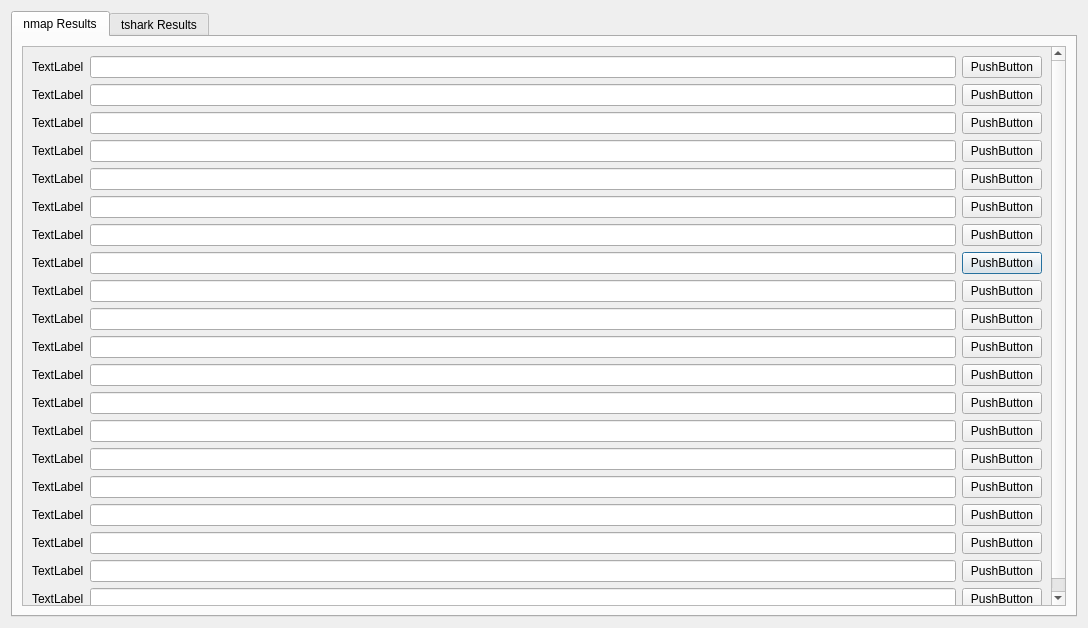
<?xml version="1.0" encoding="UTF-8"?>
<ui version="4.0">
 <class>results</class>
 <widget class="QDialog" name="results">
  <property name="geometry">
   <rect>
    <x>0</x>
    <y>0</y>
    <width>1088</width>
    <height>628</height>
   </rect>
  </property>
  <property name="windowTitle">
   <string>Dialog</string>
  </property>
  <layout class="QGridLayout" name="gridLayout">
   <item row="0" column="0">
    <widget class="QTabWidget" name="tabWidget">
     <property name="currentIndex">
      <number>0</number>
     </property>
     <widget class="QWidget" name="nmap">
      <attribute name="title">
       <string>nmap Results</string>
      </attribute>
      <layout class="QGridLayout" name="gridLayout_3">
       <item row="0" column="1">
        <widget class="QScrollArea" name="scrollArea">
         <property name="widgetResizable">
          <bool>true</bool>
         </property>
         <widget class="QWidget" name="scrollAreaWidgetContents">
          <property name="geometry">
           <rect>
            <x>0</x>
            <y>0</y>
            <width>1027</width>
            <height>592</height>
           </rect>
          </property>
          <layout class="QGridLayout" name="gridLayout_4">
           <item row="0" column="0">
            <widget class="QLabel" name="label_0">
             <property name="text">
              <string>TextLabel</string>
             </property>
            </widget>
           </item>
           <item row="14" column="0">
            <widget class="QLabel" name="label_13">
             <property name="text">
              <string>TextLabel</string>
             </property>
            </widget>
           </item>
           <item row="8" column="1">
            <widget class="QLineEdit" name="lineEdit_7"/>
           </item>
           <item row="6" column="1">
            <widget class="QLineEdit" name="lineEdit_6"/>
           </item>
           <item row="14" column="1">
            <widget class="QLineEdit" name="lineEdit_13"/>
           </item>
           <item row="9" column="2">
            <widget class="QPushButton" name="pushButton_8">
             <property name="text">
              <string>PushButton</string>
             </property>
            </widget>
           </item>
           <item row="1" column="1">
            <widget class="QLineEdit" name="lineEdit_2"/>
           </item>
           <item row="9" column="0">
            <widget class="QLabel" name="label_8">
             <property name="text">
              <string>TextLabel</string>
             </property>
            </widget>
           </item>
           <item row="3" column="0">
            <widget class="QLabel" name="label_4">
             <property name="text">
              <string>TextLabel</string>
             </property>
            </widget>
           </item>
           <item row="20" column="1">
            <widget class="QLineEdit" name="lineEdit_19"/>
           </item>
           <item row="2" column="2">
            <widget class="QPushButton" name="pushButton_3">
             <property name="text">
              <string>PushButton</string>
             </property>
            </widget>
           </item>
           <item row="16" column="0">
            <widget class="QLabel" name="label_15">
             <property name="text">
              <string>TextLabel</string>
             </property>
            </widget>
           </item>
           <item row="11" column="0">
            <widget class="QLabel" name="label_10">
             <property name="text">
              <string>TextLabel</string>
             </property>
            </widget>
           </item>
           <item row="1" column="0">
            <widget class="QLabel" name="label_2">
             <property name="text">
              <string>TextLabel</string>
             </property>
            </widget>
           </item>
           <item row="18" column="0">
            <widget class="QLabel" name="label_17">
             <property name="text">
              <string>TextLabel</string>
             </property>
            </widget>
           </item>
           <item row="16" column="1">
            <widget class="QLineEdit" name="lineEdit_15"/>
           </item>
           <item row="3" column="2">
            <widget class="QPushButton" name="pushButton_4">
             <property name="text">
              <string>PushButton</string>
             </property>
            </widget>
           </item>
           <item row="9" column="1">
            <widget class="QLineEdit" name="lineEdit_8"/>
           </item>
           <item row="19" column="1">
            <widget class="QLineEdit" name="lineEdit_18"/>
           </item>
           <item row="5" column="1">
            <widget class="QLineEdit" name="lineEdit_5"/>
           </item>
           <item row="21" column="0">
            <widget class="QLabel" name="label_20">
             <property name="text">
              <string>TextLabel</string>
             </property>
            </widget>
           </item>
           <item row="21" column="1">
            <widget class="QLineEdit" name="lineEdit_20"/>
           </item>
           <item row="8" column="0">
            <widget class="QLabel" name="label_7">
             <property name="text">
              <string>TextLabel</string>
             </property>
            </widget>
           </item>
           <item row="17" column="1">
            <widget class="QLineEdit" name="lineEdit_16"/>
           </item>
           <item row="12" column="0">
            <widget class="QLabel" name="label_11">
             <property name="text">
              <string>TextLabel</string>
             </property>
            </widget>
           </item>
           <item row="17" column="0">
            <widget class="QLabel" name="label_16">
             <property name="text">
              <string>TextLabel</string>
             </property>
            </widget>
           </item>
           <item row="11" column="1">
            <widget class="QLineEdit" name="lineEdit_10"/>
           </item>
           <item row="2" column="1">
            <widget class="QLineEdit" name="lineEdit_3"/>
           </item>
           <item row="3" column="1">
            <widget class="QLineEdit" name="lineEdit_4"/>
           </item>
           <item row="19" column="0">
            <widget class="QLabel" name="label_18">
             <property name="text">
              <string>TextLabel</string>
             </property>
            </widget>
           </item>
           <item row="0" column="1">
            <widget class="QLineEdit" name="lineEdit_0"/>
           </item>
           <item row="20" column="0">
            <widget class="QLabel" name="label_19">
             <property name="text">
              <string>TextLabel</string>
             </property>
            </widget>
           </item>
           <item row="10" column="0">
            <widget class="QLabel" name="label_9">
             <property name="text">
              <string>TextLabel</string>
             </property>
            </widget>
           </item>
           <item row="18" column="1">
            <widget class="QLineEdit" name="lineEdit_17"/>
           </item>
           <item row="2" column="0">
            <widget class="QLabel" name="label_3">
             <property name="text">
              <string>TextLabel</string>
             </property>
            </widget>
           </item>
           <item row="13" column="1">
            <widget class="QLineEdit" name="lineEdit_12"/>
           </item>
           <item row="1" column="2">
            <widget class="QPushButton" name="pushButton_2">
             <property name="text">
              <string>PushButton</string>
             </property>
            </widget>
           </item>
           <item row="12" column="1">
            <widget class="QLineEdit" name="lineEdit_11"/>
           </item>
           <item row="0" column="2">
            <widget class="QPushButton" name="pushButton_0">
             <property name="text">
              <string>PushButton</string>
             </property>
            </widget>
           </item>
           <item row="5" column="2">
            <widget class="QPushButton" name="pushButton_5">
             <property name="text">
              <string>PushButton</string>
             </property>
            </widget>
           </item>
           <item row="5" column="0">
            <widget class="QLabel" name="label_5">
             <property name="text">
              <string>TextLabel</string>
             </property>
            </widget>
           </item>
           <item row="8" column="2">
            <widget class="QPushButton" name="pushButton_7">
             <property name="text">
              <string>PushButton</string>
             </property>
            </widget>
           </item>
           <item row="15" column="1">
            <widget class="QLineEdit" name="lineEdit_14"/>
           </item>
           <item row="10" column="1">
            <widget class="QLineEdit" name="lineEdit_9"/>
           </item>
           <item row="6" column="0">
            <widget class="QLabel" name="label_6">
             <property name="text">
              <string>TextLabel</string>
             </property>
            </widget>
           </item>
           <item row="13" column="0">
            <widget class="QLabel" name="label_12">
             <property name="text">
              <string>TextLabel</string>
             </property>
            </widget>
           </item>
           <item row="15" column="0">
            <widget class="QLabel" name="label_14">
             <property name="text">
              <string>TextLabel</string>
             </property>
            </widget>
           </item>
           <item row="6" column="2">
            <widget class="QPushButton" name="pushButton_6">
             <property name="text">
              <string>PushButton</string>
             </property>
            </widget>
           </item>
           <item row="10" column="2">
            <widget class="QPushButton" name="pushButton_9">
             <property name="text">
              <string>PushButton</string>
             </property>
            </widget>
           </item>
           <item row="11" column="2">
            <widget class="QPushButton" name="pushButton_10">
             <property name="text">
              <string>PushButton</string>
             </property>
            </widget>
           </item>
           <item row="12" column="2">
            <widget class="QPushButton" name="pushButton_11">
             <property name="text">
              <string>PushButton</string>
             </property>
            </widget>
           </item>
           <item row="13" column="2">
            <widget class="QPushButton" name="pushButton_12">
             <property name="text">
              <string>PushButton</string>
             </property>
            </widget>
           </item>
           <item row="14" column="2">
            <widget class="QPushButton" name="pushButton_13">
             <property name="text">
              <string>PushButton</string>
             </property>
            </widget>
           </item>
           <item row="15" column="2">
            <widget class="QPushButton" name="pushButton_14">
             <property name="text">
              <string>PushButton</string>
             </property>
            </widget>
           </item>
           <item row="16" column="2">
            <widget class="QPushButton" name="pushButton_15">
             <property name="text">
              <string>PushButton</string>
             </property>
            </widget>
           </item>
           <item row="17" column="2">
            <widget class="QPushButton" name="pushButton_16">
             <property name="text">
              <string>PushButton</string>
             </property>
            </widget>
           </item>
           <item row="18" column="2">
            <widget class="QPushButton" name="pushButton_17">
             <property name="text">
              <string>PushButton</string>
             </property>
            </widget>
           </item>
           <item row="19" column="2">
            <widget class="QPushButton" name="pushButton_18">
             <property name="text">
              <string>PushButton</string>
             </property>
            </widget>
           </item>
           <item row="20" column="2">
            <widget class="QPushButton" name="pushButton_19">
             <property name="text">
              <string>PushButton</string>
             </property>
            </widget>
           </item>
           <item row="21" column="2">
            <widget class="QPushButton" name="pushButton_20">
             <property name="text">
              <string>PushButton</string>
             </property>
            </widget>
           </item>
          </layout>
         </widget>
        </widget>
       </item>
      </layout>
     </widget>
     <widget class="QWidget" name="tab_2">
      <attribute name="title">
       <string>tshark Results</string>
      </attribute>
      <layout class="QGridLayout" name="gridLayout_2">
       <item row="0" column="0">
        <widget class="QTextBrowser" name="textBrowser">
         <property name="html">
          <string>&lt;!DOCTYPE HTML PUBLIC &quot;-//W3C//DTD HTML 4.0//EN&quot; &quot;http://www.w3.org/TR/REC-html40/strict.dtd&quot;&gt;
&lt;html&gt;&lt;head&gt;&lt;meta name=&quot;qrichtext&quot; content=&quot;1&quot; /&gt;&lt;style type=&quot;text/css&quot;&gt;
p, li { white-space: pre-wrap; }
&lt;/style&gt;&lt;/head&gt;&lt;body style=&quot; font-family:'MS Shell Dlg 2'; font-size:8.25pt; font-weight:400; font-style:normal;&quot;&gt;
&lt;p style=&quot; margin-top:0px; margin-bottom:0px; margin-left:0px; margin-right:0px; -qt-block-indent:0; text-indent:0px;&quot;&gt;&lt;span style=&quot; font-size:14pt; font-weight:600;&quot;&gt;Tshark Analyis coming soon...&lt;/span&gt;&lt;/p&gt;&lt;/body&gt;&lt;/html&gt;</string>
         </property>
        </widget>
       </item>
      </layout>
     </widget>
    </widget>
   </item>
  </layout>
 </widget>
 <resources/>
 <connections/>
</ui>
